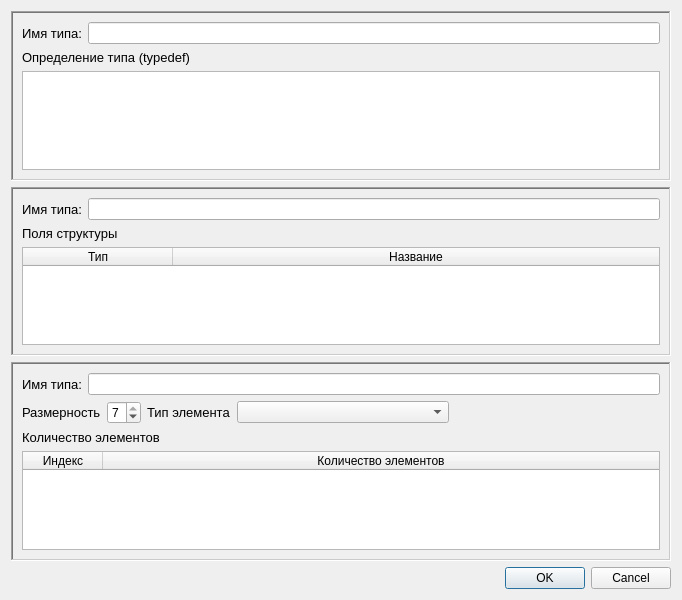
<?xml version="1.0" encoding="UTF-8"?>
<ui version="4.0">
 <class>QDataTypeEditor</class>
 <widget class="QDialog" name="QDataTypeEditor">
  <property name="geometry">
   <rect>
    <x>0</x>
    <y>0</y>
    <width>682</width>
    <height>600</height>
   </rect>
  </property>
  <property name="minimumSize">
   <size>
    <width>400</width>
    <height>300</height>
   </size>
  </property>
  <property name="maximumSize">
   <size>
    <width>800</width>
    <height>600</height>
   </size>
  </property>
  <property name="windowTitle">
   <string>Редактор типа данных</string>
  </property>
  <property name="windowIcon">
   <iconset resource="../../resources.qrc">
    <normaloff>:/images/G.png</normaloff>:/images/G.png</iconset>
  </property>
  <layout class="QVBoxLayout" name="verticalLayout_4">
   <item>
    <widget class="QFrame" name="SimpleType">
     <property name="frameShape">
      <enum>QFrame::WinPanel</enum>
     </property>
     <property name="frameShadow">
      <enum>QFrame::Sunken</enum>
     </property>
     <layout class="QVBoxLayout" name="verticalLayout">
      <item>
       <layout class="QHBoxLayout" name="horizontalLayout_6">
        <item>
         <widget class="QLabel" name="simpTypeNameLbl">
          <property name="font">
           <font>
            <pointsize>10</pointsize>
           </font>
          </property>
          <property name="text">
           <string>Имя типа:</string>
          </property>
          <property name="buddy">
           <cstring>simpTypeNameEdt</cstring>
          </property>
         </widget>
        </item>
        <item>
         <widget class="QLineEdit" name="simpTypeNameEdt">
          <property name="focusPolicy">
           <enum>Qt::StrongFocus</enum>
          </property>
          <property name="readOnly">
           <bool>false</bool>
          </property>
         </widget>
        </item>
       </layout>
      </item>
      <item>
       <widget class="QLabel" name="simpTypedefLbl">
        <property name="font">
         <font>
          <pointsize>10</pointsize>
         </font>
        </property>
        <property name="text">
         <string>Определение типа (typedef)</string>
        </property>
        <property name="buddy">
         <cstring>simpTypedefTxtEdt</cstring>
        </property>
       </widget>
      </item>
      <item>
       <widget class="QPlainTextEdit" name="simpTypedefTxtEdt">
        <property name="focusPolicy">
         <enum>Qt::StrongFocus</enum>
        </property>
        <property name="tabChangesFocus">
         <bool>true</bool>
        </property>
        <property name="backgroundVisible">
         <bool>false</bool>
        </property>
       </widget>
      </item>
     </layout>
    </widget>
   </item>
   <item>
    <widget class="QFrame" name="StructType">
     <property name="frameShape">
      <enum>QFrame::WinPanel</enum>
     </property>
     <property name="frameShadow">
      <enum>QFrame::Sunken</enum>
     </property>
     <layout class="QVBoxLayout" name="verticalLayout_2">
      <item>
       <layout class="QHBoxLayout" name="horizontalLayout_5">
        <item>
         <widget class="QLabel" name="structTypeNameLbl">
          <property name="font">
           <font>
            <pointsize>10</pointsize>
           </font>
          </property>
          <property name="text">
           <string>Имя типа:</string>
          </property>
          <property name="buddy">
           <cstring>simpTypeNameEdt</cstring>
          </property>
         </widget>
        </item>
        <item>
         <widget class="QLineEdit" name="structTypeNameEdt">
          <property name="focusPolicy">
           <enum>Qt::StrongFocus</enum>
          </property>
          <property name="readOnly">
           <bool>false</bool>
          </property>
         </widget>
        </item>
       </layout>
      </item>
      <item>
       <widget class="QLabel" name="structFieldLbl">
        <property name="font">
         <font>
          <pointsize>10</pointsize>
         </font>
        </property>
        <property name="text">
         <string>Поля структуры</string>
        </property>
       </widget>
      </item>
      <item>
       <widget class="QTableWidget" name="structFieldsTable">
        <attribute name="horizontalHeaderDefaultSectionSize">
         <number>150</number>
        </attribute>
        <attribute name="horizontalHeaderStretchLastSection">
         <bool>true</bool>
        </attribute>
        <attribute name="verticalHeaderDefaultSectionSize">
         <number>22</number>
        </attribute>
        <column>
         <property name="text">
          <string>Тип</string>
         </property>
        </column>
        <column>
         <property name="text">
          <string>Название</string>
         </property>
        </column>
       </widget>
      </item>
     </layout>
    </widget>
   </item>
   <item>
    <widget class="QFrame" name="ArrType">
     <property name="frameShape">
      <enum>QFrame::WinPanel</enum>
     </property>
     <property name="frameShadow">
      <enum>QFrame::Sunken</enum>
     </property>
     <layout class="QVBoxLayout" name="verticalLayout_3">
      <item>
       <layout class="QHBoxLayout" name="horizontalLayout">
        <item>
         <widget class="QLabel" name="arrTypeNameLbl">
          <property name="font">
           <font>
            <pointsize>10</pointsize>
           </font>
          </property>
          <property name="text">
           <string>Имя типа:</string>
          </property>
          <property name="buddy">
           <cstring>simpTypeNameEdt</cstring>
          </property>
         </widget>
        </item>
        <item>
         <widget class="QLineEdit" name="arrTypeNameEdt">
          <property name="focusPolicy">
           <enum>Qt::StrongFocus</enum>
          </property>
          <property name="readOnly">
           <bool>false</bool>
          </property>
         </widget>
        </item>
       </layout>
      </item>
      <item>
       <layout class="QHBoxLayout" name="horizontalLayout_2">
        <item>
         <widget class="QLabel" name="arrDimensionLbl">
          <property name="font">
           <font>
            <pointsize>10</pointsize>
           </font>
          </property>
          <property name="text">
           <string>Размерность</string>
          </property>
         </widget>
        </item>
        <item>
         <widget class="QSpinBox" name="arrDimensionSpnBox">
          <property name="minimum">
           <number>1</number>
          </property>
          <property name="maximum">
           <number>7</number>
          </property>
          <property name="value">
           <number>7</number>
          </property>
         </widget>
        </item>
        <item>
         <widget class="QLabel" name="arrItemTypeLbl">
          <property name="font">
           <font>
            <pointsize>10</pointsize>
           </font>
          </property>
          <property name="layoutDirection">
           <enum>Qt::RightToLeft</enum>
          </property>
          <property name="text">
           <string>Тип элемента</string>
          </property>
         </widget>
        </item>
        <item>
         <widget class="QComboBox" name="arrItemTypeCmbBox">
          <property name="sizePolicy">
           <sizepolicy hsizetype="Expanding" vsizetype="Fixed">
            <horstretch>0</horstretch>
            <verstretch>0</verstretch>
           </sizepolicy>
          </property>
         </widget>
        </item>
        <item>
         <spacer name="horizontalSpacer">
          <property name="orientation">
           <enum>Qt::Horizontal</enum>
          </property>
          <property name="sizeHint" stdset="0">
           <size>
            <width>40</width>
            <height>20</height>
           </size>
          </property>
         </spacer>
        </item>
       </layout>
      </item>
      <item>
       <widget class="QLabel" name="arrItemCountLbl">
        <property name="font">
         <font>
          <pointsize>10</pointsize>
         </font>
        </property>
        <property name="text">
         <string>Количество элементов</string>
        </property>
       </widget>
      </item>
      <item>
       <widget class="QTableWidget" name="arrItemsCountTable">
        <property name="columnCount">
         <number>2</number>
        </property>
        <attribute name="horizontalHeaderDefaultSectionSize">
         <number>80</number>
        </attribute>
        <attribute name="horizontalHeaderStretchLastSection">
         <bool>true</bool>
        </attribute>
        <attribute name="verticalHeaderDefaultSectionSize">
         <number>22</number>
        </attribute>
        <column>
         <property name="text">
          <string>Индекс</string>
         </property>
        </column>
        <column>
         <property name="text">
          <string>Количество элементов</string>
         </property>
        </column>
       </widget>
      </item>
     </layout>
    </widget>
   </item>
   <item>
    <widget class="QDialogButtonBox" name="buttonBox">
     <property name="orientation">
      <enum>Qt::Horizontal</enum>
     </property>
     <property name="standardButtons">
      <set>QDialogButtonBox::Cancel|QDialogButtonBox::Ok</set>
     </property>
    </widget>
   </item>
  </layout>
 </widget>
 <tabstops>
  <tabstop>simpTypeNameEdt</tabstop>
  <tabstop>simpTypedefTxtEdt</tabstop>
  <tabstop>structTypeNameEdt</tabstop>
  <tabstop>structFieldsTable</tabstop>
  <tabstop>arrTypeNameEdt</tabstop>
  <tabstop>arrDimensionSpnBox</tabstop>
  <tabstop>arrItemTypeCmbBox</tabstop>
  <tabstop>arrItemsCountTable</tabstop>
  <tabstop>buttonBox</tabstop>
 </tabstops>
 <resources>
  <include location="../../resources.qrc"/>
 </resources>
 <connections>
  <connection>
   <sender>buttonBox</sender>
   <signal>accepted()</signal>
   <receiver>QDataTypeEditor</receiver>
   <slot>accept()</slot>
   <hints>
    <hint type="sourcelabel">
     <x>248</x>
     <y>254</y>
    </hint>
    <hint type="destinationlabel">
     <x>157</x>
     <y>256</y>
    </hint>
   </hints>
  </connection>
  <connection>
   <sender>buttonBox</sender>
   <signal>rejected()</signal>
   <receiver>QDataTypeEditor</receiver>
   <slot>reject()</slot>
   <hints>
    <hint type="sourcelabel">
     <x>316</x>
     <y>260</y>
    </hint>
    <hint type="destinationlabel">
     <x>286</x>
     <y>256</y>
    </hint>
   </hints>
  </connection>
  <connection>
   <sender>simpTypeNameEdt</sender>
   <signal>textChanged(QString)</signal>
   <receiver>QDataTypeEditor</receiver>
   <slot>enableOkButton()</slot>
   <hints>
    <hint type="sourcelabel">
     <x>184</x>
     <y>31</y>
    </hint>
    <hint type="destinationlabel">
     <x>19</x>
     <y>256</y>
    </hint>
   </hints>
  </connection>
  <connection>
   <sender>arrTypeNameEdt</sender>
   <signal>textChanged(QString)</signal>
   <receiver>QDataTypeEditor</receiver>
   <slot>enableOkButton()</slot>
   <hints>
    <hint type="sourcelabel">
     <x>373</x>
     <y>383</y>
    </hint>
    <hint type="destinationlabel">
     <x>340</x>
     <y>299</y>
    </hint>
   </hints>
  </connection>
  <connection>
   <sender>structTypeNameEdt</sender>
   <signal>textChanged(QString)</signal>
   <receiver>QDataTypeEditor</receiver>
   <slot>enableOkButton()</slot>
   <hints>
    <hint type="sourcelabel">
     <x>373</x>
     <y>206</y>
    </hint>
    <hint type="destinationlabel">
     <x>340</x>
     <y>299</y>
    </hint>
   </hints>
  </connection>
 </connections>
 <slots>
  <slot>enableOkButton()</slot>
 </slots>
</ui>
